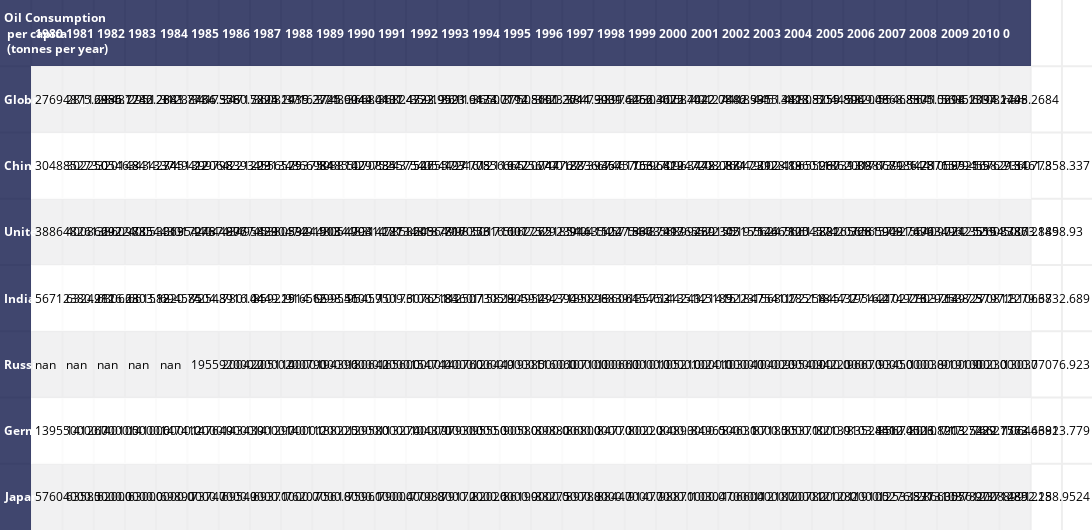
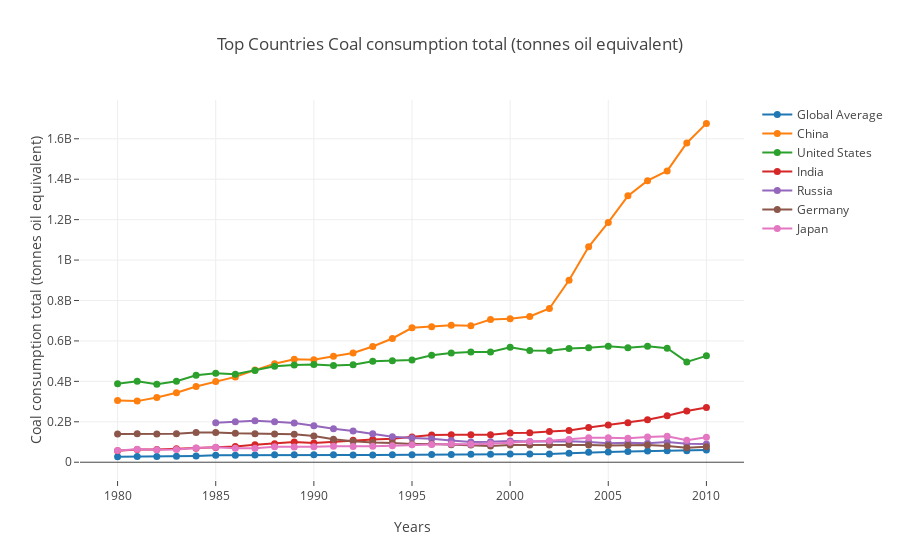

Here is the notebook cell these charts were saved with, in order:
### Markdown cell above
#### Answer: Coal Consumption/Person
> As seen the Top Consumer of Coal is Australia and has been since 1996 befor which it was Czech Republic.  
> however the consumption of the top countries is decereasing.  
> All top 6 are above global consumption average for a country.  
> global Consumption/person is almost constant

### Code cell
explore_df(df['coal_consumption_total'])
